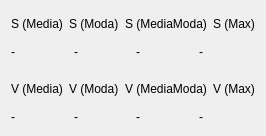
                    <widget class="QWidget" name="tab_5">
                     <property name="styleSheet">
                      <string notr="true">* {font: 63 oblique 12pt &quot;URW Gothic&quot;;}</string>
                     </property>
                     <attribute name="title">
                      <string>Imagen Quemada</string>
                     </attribute>
                     <layout class="QVBoxLayout" name="verticalLayout_4" stretch="3,2,1,3,2">
                      <item>
                       <layout class="QHBoxLayout" name="horizontalLayout_2">
                        <item>
                         <layout class="QHBoxLayout" name="horizontalLayout_26">
                          <item>
                           <widget class="QLabel" name="label_20">
                            <property name="text">
                             <string>S (Media)</string>
                            </property>
                           </widget>
                          </item>
                          <item>
                           <widget class="QLabel" name="label_27">
                            <property name="text">
                             <string>S (Moda)</string>
                            </property>
                           </widget>
                          </item>
                          <item>
                           <widget class="QLabel" name="label_28">
                            <property name="text">
                             <string>S (MediaModa)</string>
                            </property>
                           </widget>
                          </item>
                          <item>
                           <widget class="QLabel" name="label_29">
                            <property name="text">
                             <string>S (Max)</string>
                            </property>
                           </widget>
                          </item>
                         </layout>
                        </item>
                       </layout>
                      </item>
                      <item>
                       <layout class="QHBoxLayout" name="horizontalLayout_27">
                        <item>
                         <widget class="QLabel" name="label_smediaM">
                          <property name="styleSheet">
                           <string notr="true">font: 63 oblique 20pt &quot;URW Gothic&quot;;</string>
                          </property>
                          <property name="text">
                           <string>-</string>
                          </property>
                         </widget>
                        </item>
                        <item>
                         <widget class="QLabel" name="label_smodaM">
                          <property name="styleSheet">
                           <string notr="true">font: 63 oblique 20pt &quot;URW Gothic&quot;;</string>
                          </property>
                          <property name="text">
                           <string>-</string>
                          </property>
                         </widget>
                        </item>
                        <item>
                         <widget class="QLabel" name="label_smedmodM">
                          <property name="styleSheet">
                           <string notr="true">font: 63 oblique 20pt &quot;URW Gothic&quot;;</string>
                          </property>
                          <property name="text">
                           <string>-</string>
                          </property>
                         </widget>
                        </item>
                        <item>
                         <widget class="QLabel" name="label_smaxM">
                          <property name="styleSheet">
                           <string notr="true">font: 63 oblique 20pt &quot;URW Gothic&quot;;</string>
                          </property>
                          <property name="text">
                           <string>-</string>
                          </property>
                         </widget>
                        </item>
                       </layout>
                      </item>
                      <item>
                       <spacer name="verticalSpacer_6">
                        <property name="orientation">
                         <enum>Qt::Vertical</enum>
                        </property>
                        <property name="sizeHint" stdset="0">
                         <size>
                          <width>20</width>
                          <height>40</height>
                         </size>
                        </property>
                       </spacer>
                      </item>
                      <item>
                       <layout class="QHBoxLayout" name="horizontalLayout_28">
                        <item>
                         <widget class="QLabel" name="label_30">
                          <property name="text">
                           <string>V (Media)</string>
                          </property>
                         </widget>
                        </item>
                        <item>
                         <widget class="QLabel" name="label_32">
                          <property name="text">
                           <string>V (Moda)</string>
                          </property>
                         </widget>
                        </item>
                        <item>
                         <widget class="QLabel" name="label_33">
                          <property name="text">
                           <string>V (MediaModa)</string>
                          </property>
                         </widget>
                        </item>
                        <item>
                         <widget class="QLabel" name="label_34">
                          <property name="text">
                           <string>V (Max)</string>
                          </property>
                         </widget>
                        </item>
                       </layout>
                      </item>
                      <item>
                       <layout class="QHBoxLayout" name="horizontalLayout_29">
                        <item>
                         <widget class="QLabel" name="label_vmediaM">
                          <property name="styleSheet">
                           <string notr="true">font: 63 oblique 20pt &quot;URW Gothic&quot;;</string>
                          </property>
                          <property name="text">
                           <string>-</string>
                          </property>
                         </widget>
                        </item>
                        <item>
                         <widget class="QLabel" name="label_vmodaM">
                          <property name="styleSheet">
                           <string notr="true">font: 63 oblique 20pt &quot;URW Gothic&quot;;</string>
                          </property>
                          <property name="text">
                           <string>-</string>
                          </property>
                         </widget>
                        </item>
                        <item>
                         <widget class="QLabel" name="label_vmedmodM">
                          <property name="styleSheet">
                           <string notr="true">font: 63 oblique 20pt &quot;URW Gothic&quot;;</string>
                          </property>
                          <property name="text">
                           <string>-</string>
                          </property>
                         </widget>
                        </item>
                        <item>
                         <widget class="QLabel" name="label_vmaxM">
                          <property name="styleSheet">
                           <string notr="true">font: 63 oblique 20pt &quot;URW Gothic&quot;;</string>
                          </property>
                          <property name="text">
                           <string>-</string>
                          </property>
                         </widget>
                        </item>
                       </layout>
                      </item>
                     </layout>
                    </widget>
